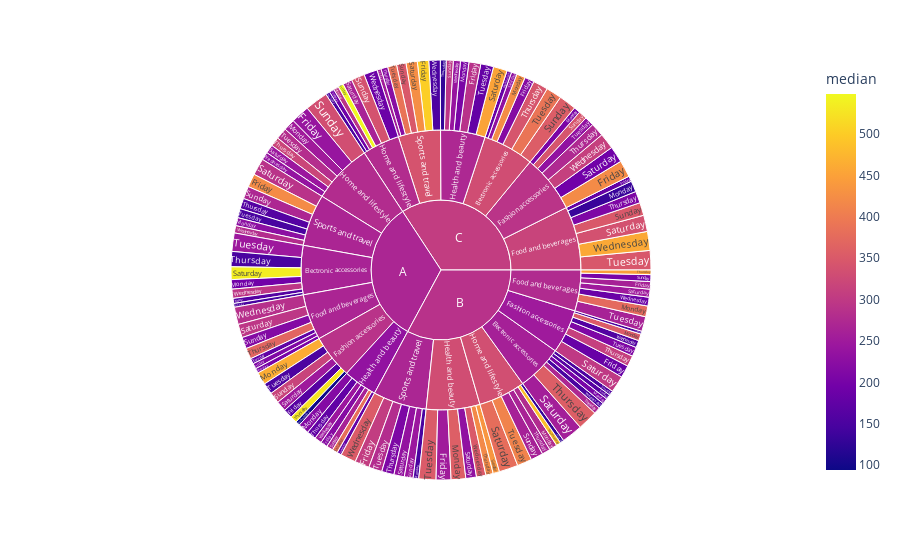

The notebook cell this image was saved under:
### Markdown cell above
Branch A and C are pretty constant during the week whereas branch B has 2 bigger days (Tuesday and Saturday). Moreover on this graph we can see how from  e.g a saturday to another one, how the sum change in terms of money  made.

### Code cell
fig_sun=px.sunburst(df_days, path=['Branch','Product line','Weekday'],values='sum',color='median')
fig_sun.show()

### Figure 1 — Plotly figure (JSON) as saved in the notebook; plotly's stock layout.template omitted (floating-point values rounded to 4 significant figures; data arrays with more than 128 entries replaced by an {"elided": "..."} marker saying what was removed)
{"data": [{"branchvalues": "total", "customdata": {"elided": "147x1 float values"}, "domain": {"x": [0, 1], "y": [0, 1]}, "hovertemplate": "labels=%{label}<br>sum=%{value}<br>parent=%{parent}<br>id=%{id}<br>median=%{color}<extra></extra>", "ids": {"elided": "147 str values"}, "labels": {"elided": "147 str values"}, "marker": {"coloraxis": "coloraxis", "colors": {"elided": "147 float values"}}, "name": "", "parents": {"elided": "147 str values"}, "type": "sunburst", "values": {"elided": "147 float values"}}], "layout": {"coloraxis": {"colorbar": {"title": {"text": "median"}}, "colorscale": [[0, "#0d0887"], [0.1111, "#46039f"], [0.2222, "#7201a8"], [0.3333, "#9c179e"], [0.4444, "#bd3786"], [0.5556, "#d8576b"], [0.6667, "#ed7953"], [0.7778, "#fb9f3a"], [0.8889, "#fdca26"], [1, "#f0f921"]]}, "legend": {"tracegroupgap": 0}, "margin": {"t": 60}}}
